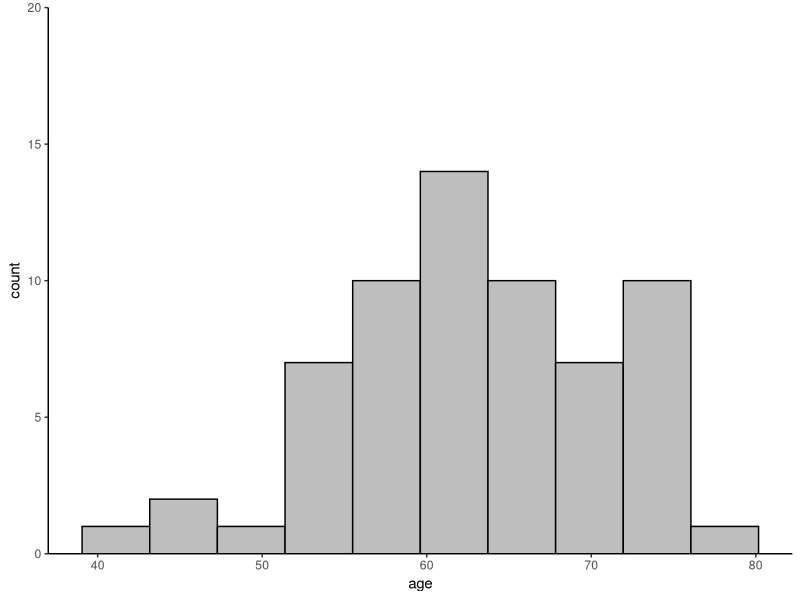
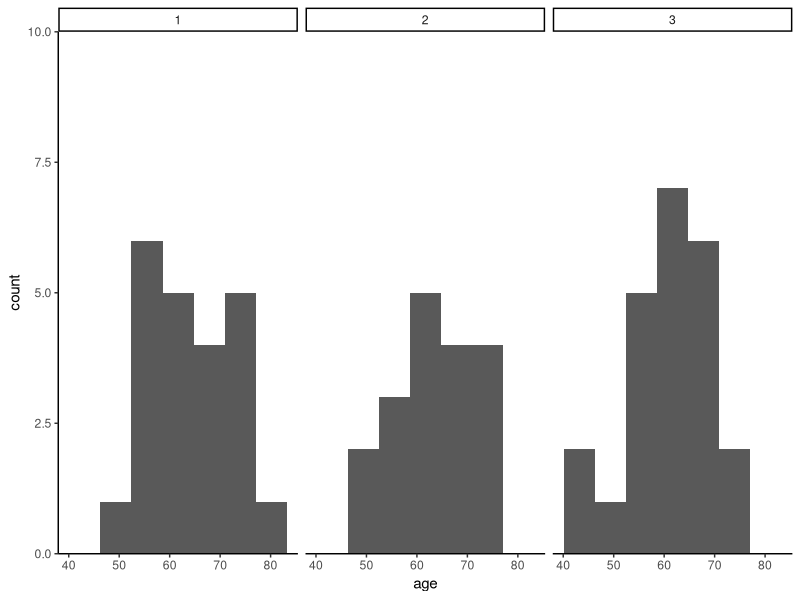
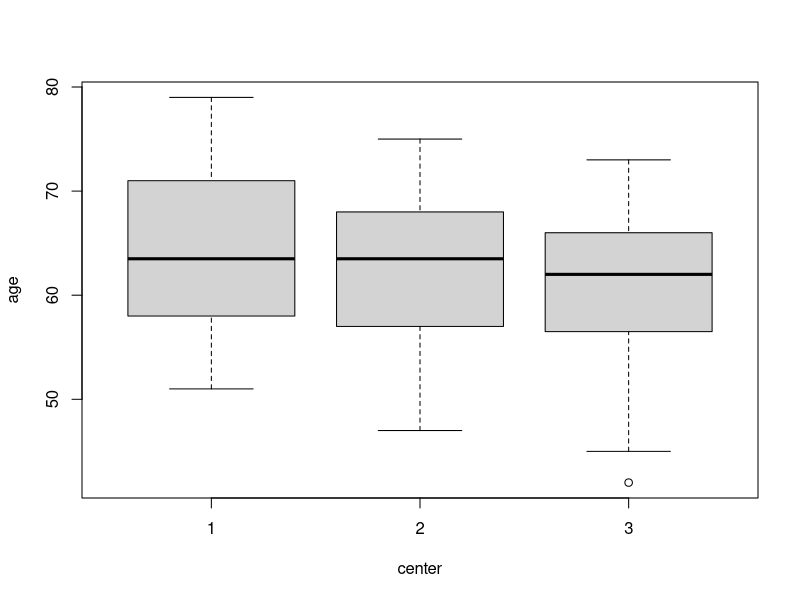

These figures' R source, in order: (Note: this script raises an error after producing the figures.)
### BST 203


library(ggplot2)
library(haven) 
library(dplyr)
library(tidyverse)
library(rstatix)


###Chapter 12 Exercise 10  #######
cad <- read_dta("inputs/cad.dta")

ggplot(cad, aes(x=age))+
  geom_histogram(color="black", fill="grey", bins = 10)+
  theme_classic()+
  scale_y_continuous(expand = c(0,0),limits = c(0,20))

ggplot() +
  geom_histogram(aes(x = age),bins = 7, data = cad) +
  facet_wrap(~center) +
  theme_classic()+
  scale_y_continuous(expand = c(0,0),limits = c(0,10))

# ggplot(cad, aes(x=))+
#   geom_bar(color="black", fill="grey", bins = 10)+
#   theme_classic()+
#   scale_y_continuous(expand = c(0,0),limits = c(0,20))


boxplot(data = cad, age ~ center)

sum <- cad %>% group_by(center) %>%
  summarize(sample_size=length(age), 
            mean = mean(age),
            sd = sd(age)) 

cad$center <- as.factor(cad$center)

summary(aov(age ~ center, data=cad))
summary(aov(center~age, data=cad))



###Chapter 12 Exercise 11  #######
lowbwt <- read_dta("inputs/lowbwt.dta")


lowbwt %>% group_by(sex) %>%
  summarize(sample_size=length(sbp), 
            mean = mean(sbp),
            sd = sd(sbp)) 



(((56-1)*11.1^2+(44-1) *11.8^2))/(56+44-2)
((46.5-47.9)-(0))/sqrt(130.2436*(1/56+1/44))

pt(-0.608934, 98 )*2

lowbwt$center <- as.factor(lowbwt$center)

summary(aov(sbp ~ sex, data=lowbwt))

###Chapter 13 Exercise 6  #######

REE <- read_table("inputs/REE.txt")

REE$difference <-REE$CF-REE$Healthy
wilcox.test(x=REE$difference)
wilcox.test(x=REE$difference, exact=F, correct = F)


wilcox_test(data=REE$difference, formula = )
wilcox_test(data= REE, group1=CFHealthy, paired=TRUE)


sqrt((13*(13+1)*(2*13+1))/24)

(7- 45.5)/14.30909


pnorm(-2.690597)*2



###Chapter 13 Exercise 12  #######
insurance <- read_dta("inputs/insurance.dta")


sum(insurance$group ==1)
sum(insurance$group ==0)

insurance$rankinv <- rank(-insurance$stage, ties.method = "average")





sum(insurance$rank[which(insurance$group==1)])
sum(insurance$rankinv[which(insurance$group==1)])



54103/82

(82*(82+969+1))/2

sqrt(((82*969*(82+969+1))/12))

(54103- 43132)/2639.284

(1-pnorm(4.156809 ))*2



wilcox.test(stage ~ group, data = insurance, 
            #alternative = "two.sided",
            #exact=F, 
            correct = T,
            ties.method = "average"
            )


###Chapter 13 Exercise 13  #######
nursing_home <- read_dta("inputs/nursing_home.dta")

boxplot(data = nursing_home, occupancy ~ region)

k <- kruskal.test(data = nursing_home, occupancy ~ region)



sum(insurance$group ==1)
sum(insurance$group ==0)

insurance$rankinv <- rank(-insurance$stage, ties.method = "average")





sum(insurance$rank[which(insurance$group==1)])
sum(insurance$rankinv[which(insurance$group==1)])



54103/82

(82*(82+969+1))/2

sqrt(((82*969*(82+969+1))/12))

(54103- 43132)/2639.284

(1-pnorm(4.156809 ))*2



wilcox.test(stage ~ group, data = insurance, 
            #alternative = "two.sided",
            #exact=F, 
            correct = T,
            ties.method = "average"
)


